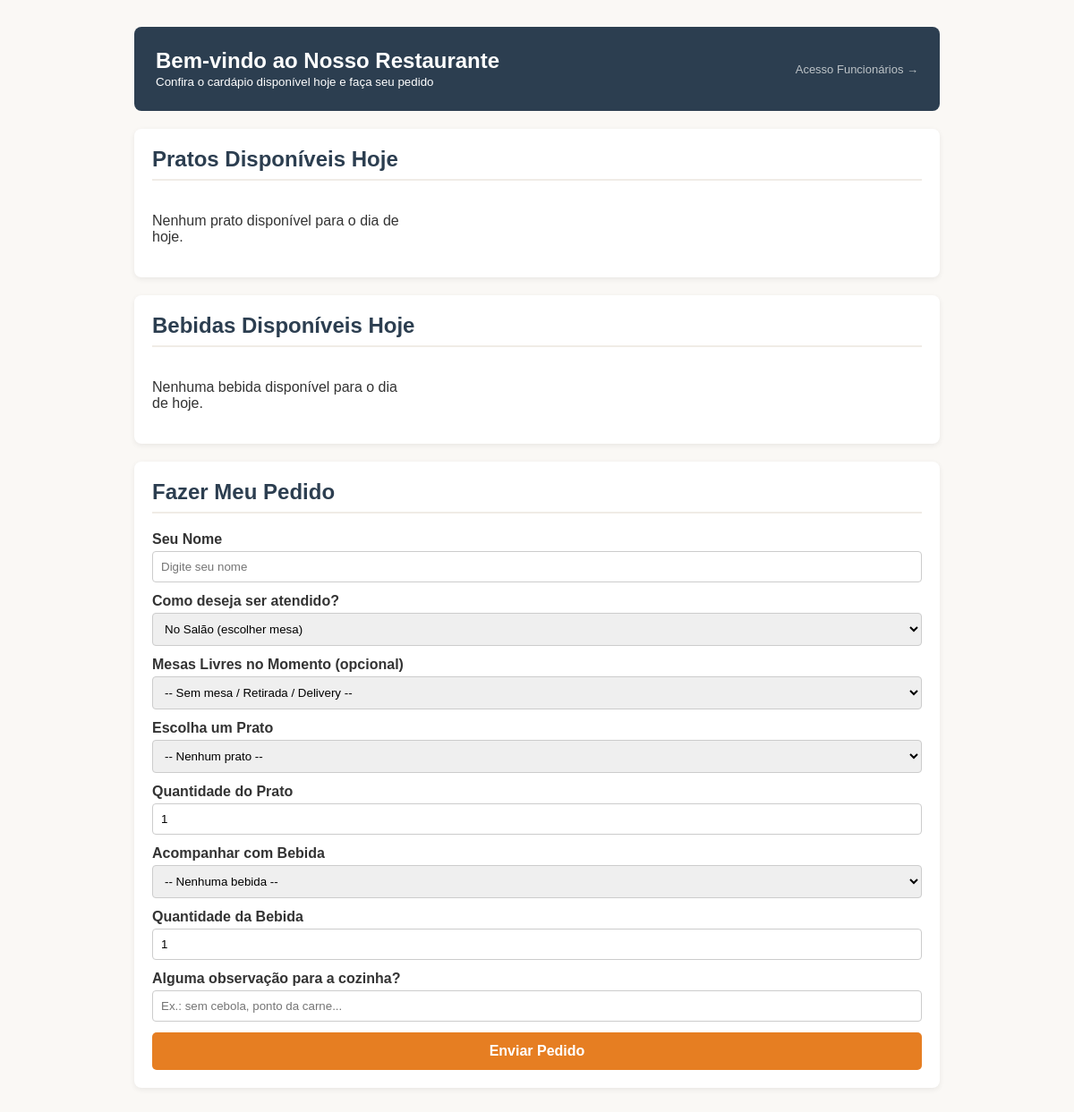
Before: /cliente/ with the older database file.
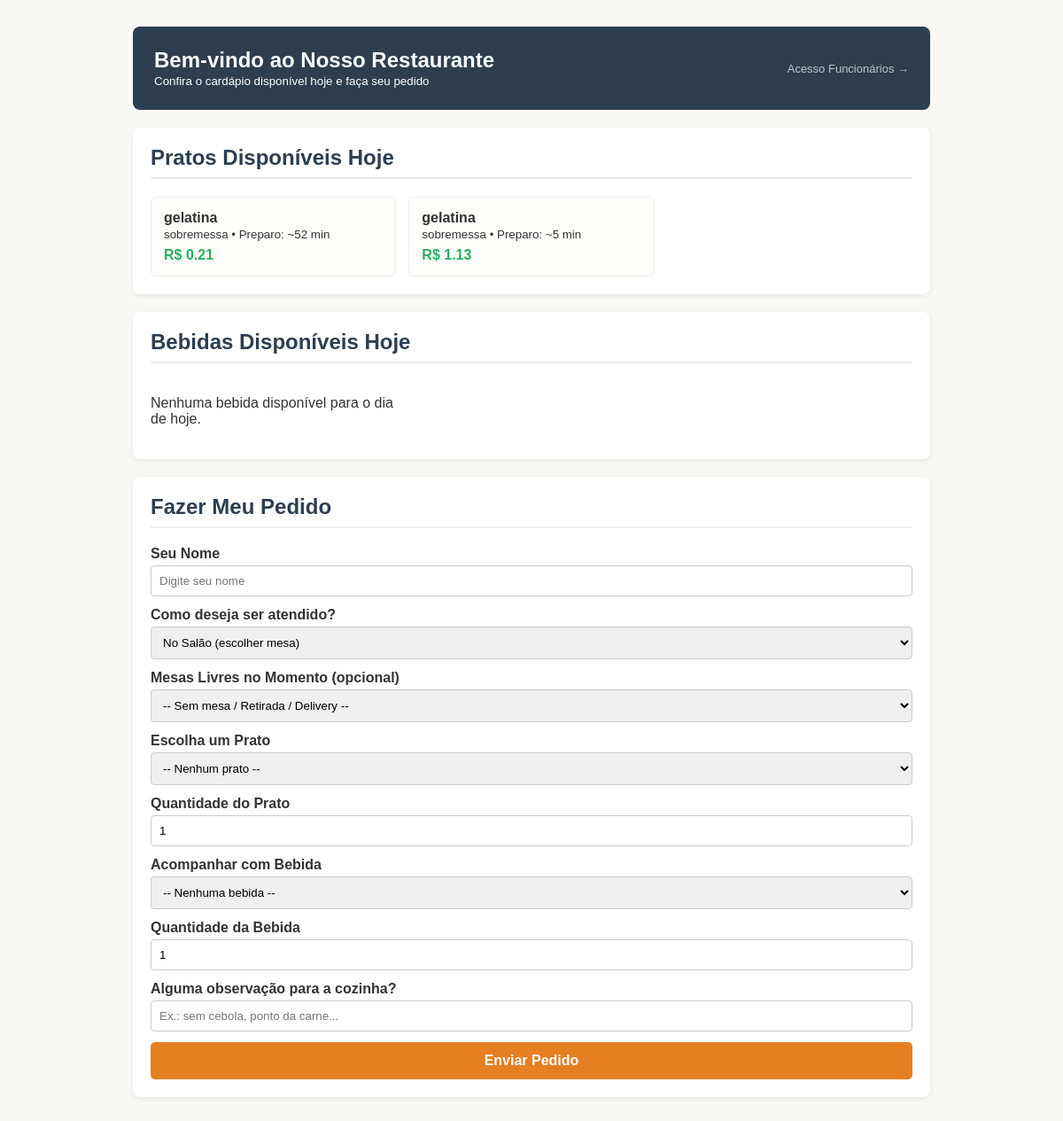
After: the same page with the newer database file.
### cardapio/models.py (models this page shows, shortened)
class ItemCardapio(models.Model):
    nome = models.CharField(max_length=100)
    preco = models.DecimalField(max_digits=10, decimal_places=2)
    dias_disponiveis = models.JSONField(default=list)
    def __init__(self, *args, **kwargs):
        super().__init__(*args, **kwargs)
        self.__desconto_percentual = Decimal("0.00")
    @property
    def desconto_percentual(self) -> Decimal:
        return self.__desconto_percentual
    def preco_efetivo(self) -> Decimal:
        fator = Decimal("1.00") - (self.__desconto_percentual / Decimal("100.00"))
        return (self.preco * fator).quantize(Decimal("0.01"))
    def esta_disponivel_hoje(self, dia_semana: str | None = None) -> bool:
        if not self.dias_disponiveis:
            return True
        dia_alvo = dia_semana or DIAS_SEMANA_PT[timezone.localdate().weekday()]
        return dia_alvo in self.dias_disponiveis

class Prato(ItemCardapio):
    categoria = models.CharField(max_length=50)
    tempo_preparo_minutos = models.IntegerField()
    def esta_disponivel_hoje(self, dia_semana: str | None = None) -> bool:
        return super().esta_disponivel_hoje(dia_semana)

class ItemCardapio(models.Model):
    nome = models.CharField(max_length=100)
    preco = models.DecimalField(max_digits=10, decimal_places=2)
    dias_disponiveis = models.JSONField(default=list)
    def __init__(self, *args, **kwargs):
        super().__init__(*args, **kwargs)
        self.__desconto_percentual = Decimal("0.00")
    @property
    def desconto_percentual(self) -> Decimal:
        return self.__desconto_percentual
    def preco_efetivo(self) -> Decimal:
        fator = Decimal("1.00") - (self.__desconto_percentual / Decimal("100.00"))
        return (self.preco * fator).quantize(Decimal("0.01"))
    def esta_disponivel_hoje(self, dia_semana: str | None = None) -> bool:
        if not self.dias_disponiveis:
            return True
        dia_alvo = dia_semana or DIAS_SEMANA_PT[timezone.localdate().weekday()]
        return dia_alvo in self.dias_disponiveis

### cardapio/views.py (the view, shortened to what this page needs)
# urls.py: path("cliente/", views.portal_clientes, name="portal_clientes"),
def portal_clientes(request):
    pratos_hoje = [p for p in Prato.objects.all() if p.esta_disponivel_hoje()]
    bebidas_hoje = [b for b in Bebida.objects.all() if b.esta_disponivel_hoje()]
    mesas_livres = Mesa.objects.select_related("regiao").filter(ocupada=False).order_by("numero")
    pedido_criado = None
    alerta_bebida = None
    contexto = {
        "pratos_hoje": pratos_hoje,
        "bebidas_hoje": bebidas_hoje,
        "mesas_livres": mesas_livres,
        "pedido_criado": pedido_criado,
        "alerta_bebida": alerta_bebida,
    }
    return render(request, "portal/portal_clientes.html", contexto)

### cardapio/templates/portal/portal_clientes.html (shortened to what this page needs)
<!DOCTYPE html>
<html lang="pt-br">
<head>
</head>
<body>
<div class="container">
    <div class="header">
        <div>
            <h1>Bem-vindo ao Nosso Restaurante</h1>
            <small>Confira o cardápio disponível hoje e faça seu pedido</small>
        </div>
        <a href="{% url 'portal_funcionarios' %}" class="link-equipe">Acesso Funcionários &rarr;</a>
    </div>
    <div class="card">
        <h2>Pratos Disponíveis Hoje</h2>
        <div class="grid">
            {% for prato in pratos_hoje %}
                <div class="item-card">
                    <strong>{{ prato.nome }}</strong><br>
                    <small>{{ prato.categoria }} • Preparo: ~{{ prato.tempo_preparo_minutos }} min</small>
                    <div class="preco">R$ {{ prato.preco_efetivo|floatformat:2 }}</div>
                </div>
            {% empty %}
                <p>Nenhum prato disponível para o dia de hoje.</p>
            {% endfor %}
        </div>
    </div>
    <div class="card">
        <h2>Bebidas Disponíveis Hoje</h2>
        <div class="grid">
            {% for bebida in bebidas_hoje %}
                <div class="item-card">
                    <strong>{{ bebida.nome }}</strong><br>
                    <small>{{ bebida.volume_ml }} ml • {% if bebida.eh_alcoolica %}Alcoólica{% else %}Sem álcool{% endif %}</small>
                    <div class="preco">R$ {{ bebida.preco_efetivo|floatformat:2 }}</div>
                </div>
            {% empty %}
                <p>Nenhuma bebida disponível para o dia de hoje.</p>
            {% endfor %}
        </div>
    </div>
    <div class="card">
        <h2>Fazer Meu Pedido</h2>
        <form method="post">
            <div class="campo">
                <label for="cliente_nome">Seu Nome</label>
                <input type="text" name="cliente_nome" id="cliente_nome" required placeholder="Digite seu nome">
            </div>
            <div class="campo">
                <label for="modalidade_atendimento">Como deseja ser atendido?</label>
                <select name="modalidade_atendimento" id="modalidade_atendimento">
                    <option value="Salão">No Salão (escolher mesa)</option>
                </select>
            </div>
            <div class="campo">
                <label for="mesa_id">Mesas Livres no Momento (opcional)</label>
                <select name="mesa_id" id="mesa_id">
                    <option value="">-- Sem mesa / Retirada / Delivery --</option>
                </select>
            </div>
            <div class="campo">
                <label for="prato_id">Escolha um Prato</label>
                <select name="prato_id" id="prato_id">
                    <option value="">-- Nenhum prato --</option>
                </select>
            </div>
            <div class="campo">
                <label for="qtd_prato">Quantidade do Prato</label>
                <input type="number" name="qtd_prato" id="qtd_prato" min="1" value="1">
            </div>
            <div class="campo">
                <label for="bebida_id">Acompanhar com Bebida</label>
                <select name="bebida_id" id="bebida_id">
                    <option value="">-- Nenhuma bebida --</option>
                </select>
            </div>
            <div class="campo">
                <label for="qtd_bebida">Quantidade da Bebida</label>
                <input type="number" name="qtd_bebida" id="qtd_bebida" min="1" value="1">
            </div>
            <div class="campo">
                <label for="observacao">Alguma observação para a cozinha?</label>
                <input type="text" name="observacao" id="observacao" placeholder="Ex.: sem cebola, ponto da carne...">
            </div>
            <button type="submit" class="btn-pedir">Enviar Pedido</button>
        </form>
    </div>
</div>
</body>
</html>

Changed rows visible on the page:
added Prato: nome "gelatina", categoria "sobremessa", tempo_preparo_minutos "52", preco_efetivo "0.21"
added Prato: nome "gelatina", categoria "sobremessa", tempo_preparo_minutos "5", preco_efetivo "1.13"
Other visible differences:
text no longer shown: "Nenhum prato disponível para o dia de hoje."
